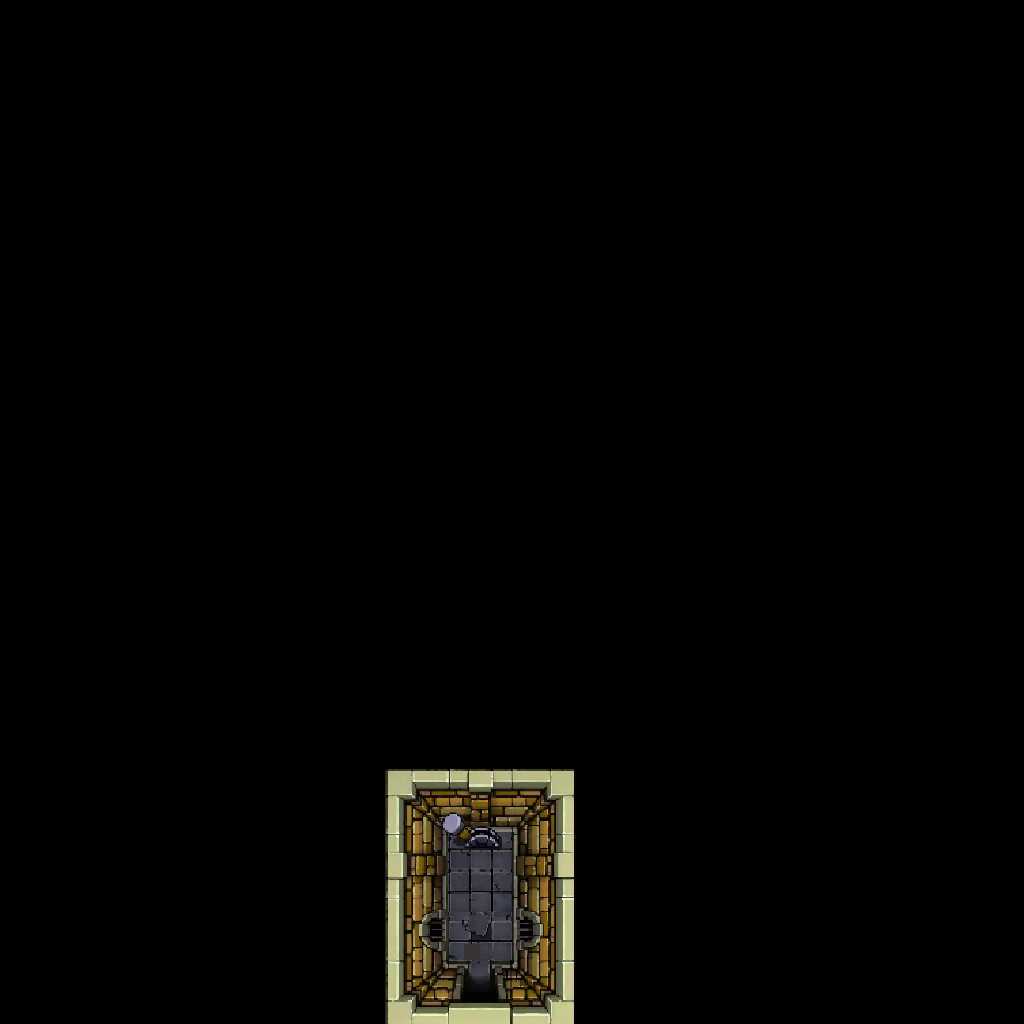

This is a level from a 2D game, rendered from its Tiled map with the project's own tilesets. A one-line summary and the map file follow, with tile-layer data summarised:
An orthogonal 64x64 tile map with 16x16 px tiles, 3 tile layers (collision layer, background layer, foreground layer) and 2 objects (Door, scriptable).

<map version="1.10" tiledversion="1.11.1-99-gec89c545" orientation="orthogonal" renderorder="right-down" width="64" height="64" tilewidth="16" tileheight="16" infinite="0" nextlayerid="9" nextobjectid="48">
 <editorsettings>
  <export target="../public/topdown/tiles/breaker.json" format="json" />
 </editorsettings>
 <tileset firstgid="1" name="tileset" tilewidth="16" tileheight="16" tilecount="3066" columns="73">
  <image source="../public/topdown/tiles/tileset.png" width="1177" height="678" />
 </tileset>
 <layer id="3" name="collision layer" width="64" height="64">
  <data>[4096 cells, 144 non-empty, 16 distinct tile ids]</data>
 </layer>
 <objectgroup id="8" name="objects">
  <object id="41" name="Door" type="Door" x="459.333" y="975.333" width="38.6667" height="37.3333">
   <properties>
    <property name="targetScene" value="title" />
    <property name="targetX" type="int" value="31" />
    <property name="targetY" type="int" value="4" />
   </properties>
  </object>
  <object id="47" name="breaker" type="scriptable" x="473" y="831" width="17" height="20" />
 </objectgroup>
 <objectgroup id="6" name="enemies" />
 <layer id="1" name="background layer" width="64" height="64">
  <data>[4096 cells, 192 non-empty, 188 distinct tile ids]</data>
 </layer>
 <layer id="2" name="foreground layer" width="64" height="64">
  <data>[4096 cells, 20 non-empty, 20 distinct tile ids]</data>
 </layer>
</map>